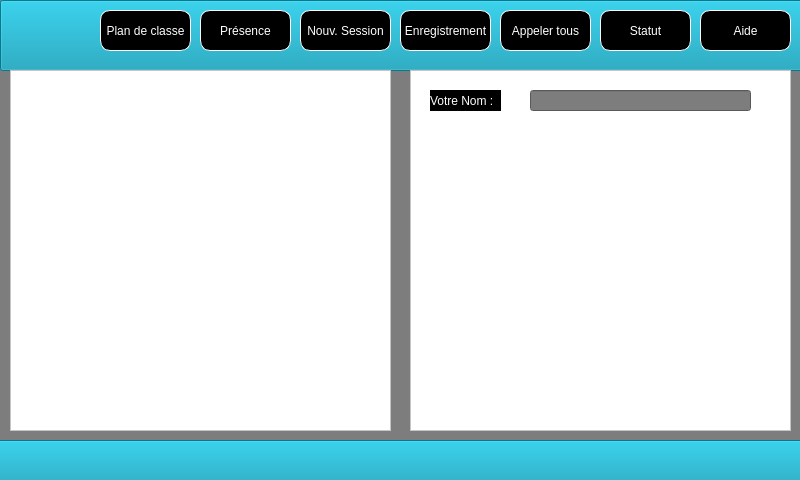
<?xml version="1.0" encoding="UTF-8"?>
<ui version="4.0">
 <class>MainWindow</class>
 <widget class="QMainWindow" name="MainWindow">
  <property name="geometry">
   <rect>
    <x>0</x>
    <y>0</y>
    <width>800</width>
    <height>480</height>
   </rect>
  </property>
  <property name="windowTitle">
   <string>MainWindow</string>
  </property>
  <property name="styleSheet">
   <string notr="true">background-color: #7D7D7D;</string>
  </property>
  <widget class="QWidget" name="centralwidget">
   <widget class="QPushButton" name="LigneBas">
    <property name="enabled">
     <bool>false</bool>
    </property>
    <property name="geometry">
     <rect>
      <x>-10</x>
      <y>440</y>
      <width>821</width>
      <height>51</height>
     </rect>
    </property>
    <property name="autoFillBackground">
     <bool>false</bool>
    </property>
    <property name="styleSheet">
     <string notr="true">background-color: rgb(0, 151, 178);</string>
    </property>
    <property name="text">
     <string/>
    </property>
   </widget>
   <widget class="QPushButton" name="LigneHaut">
    <property name="enabled">
     <bool>false</bool>
    </property>
    <property name="geometry">
     <rect>
      <x>0</x>
      <y>0</y>
      <width>821</width>
      <height>71</height>
     </rect>
    </property>
    <property name="autoFillBackground">
     <bool>false</bool>
    </property>
    <property name="styleSheet">
     <string notr="true">background-color: rgb(0, 151, 178);</string>
    </property>
    <property name="text">
     <string/>
    </property>
   </widget>
   <widget class="QPushButton" name="PlanButton">
    <property name="geometry">
     <rect>
      <x>100</x>
      <y>10</y>
      <width>91</width>
      <height>41</height>
     </rect>
    </property>
    <property name="sizePolicy">
     <sizepolicy hsizetype="Preferred" vsizetype="Ignored">
      <horstretch>0</horstretch>
      <verstretch>0</verstretch>
     </sizepolicy>
    </property>
    <property name="styleSheet">
     <string notr="true">background-color: black;
font: 9pt &quot;Segoe UI&quot;;
color: white;
border: 1px solid white;
border-radius: 10px;</string>
    </property>
    <property name="text">
     <string>Plan de classe</string>
    </property>
   </widget>
   <widget class="QPushButton" name="PresenceButton">
    <property name="geometry">
     <rect>
      <x>200</x>
      <y>10</y>
      <width>91</width>
      <height>41</height>
     </rect>
    </property>
    <property name="sizePolicy">
     <sizepolicy hsizetype="Preferred" vsizetype="Ignored">
      <horstretch>0</horstretch>
      <verstretch>0</verstretch>
     </sizepolicy>
    </property>
    <property name="styleSheet">
     <string notr="true">background-color: black;
font: 9pt &quot;Segoe UI&quot;;
color: white;
border: 1px solid white;
border-radius: 10px;</string>
    </property>
    <property name="text">
     <string>Présence</string>
    </property>
   </widget>
   <widget class="QPushButton" name="SessionButton">
    <property name="geometry">
     <rect>
      <x>300</x>
      <y>10</y>
      <width>91</width>
      <height>41</height>
     </rect>
    </property>
    <property name="sizePolicy">
     <sizepolicy hsizetype="Preferred" vsizetype="Ignored">
      <horstretch>0</horstretch>
      <verstretch>0</verstretch>
     </sizepolicy>
    </property>
    <property name="styleSheet">
     <string notr="true">background-color: black;
font: 9pt &quot;Segoe UI&quot;;
color: white;
border: 1px solid white;
border-radius: 10px;</string>
    </property>
    <property name="text">
     <string>Nouv. Session</string>
    </property>
   </widget>
   <widget class="QPushButton" name="AppelButton">
    <property name="geometry">
     <rect>
      <x>500</x>
      <y>10</y>
      <width>91</width>
      <height>41</height>
     </rect>
    </property>
    <property name="sizePolicy">
     <sizepolicy hsizetype="Preferred" vsizetype="Ignored">
      <horstretch>0</horstretch>
      <verstretch>0</verstretch>
     </sizepolicy>
    </property>
    <property name="autoFillBackground">
     <bool>false</bool>
    </property>
    <property name="styleSheet">
     <string notr="true">background-color: black;
font: 9pt &quot;Segoe UI&quot;;
color: white;
border: 1px solid white;
border-radius: 10px;</string>
    </property>
    <property name="text">
     <string>Appeler tous</string>
    </property>
   </widget>
   <widget class="QPushButton" name="StatutButton">
    <property name="geometry">
     <rect>
      <x>600</x>
      <y>10</y>
      <width>91</width>
      <height>41</height>
     </rect>
    </property>
    <property name="sizePolicy">
     <sizepolicy hsizetype="MinimumExpanding" vsizetype="Ignored">
      <horstretch>0</horstretch>
      <verstretch>0</verstretch>
     </sizepolicy>
    </property>
    <property name="autoFillBackground">
     <bool>false</bool>
    </property>
    <property name="styleSheet">
     <string notr="true">background-color: black;
font: 9pt &quot;Segoe UI&quot;;
color: white;
border: 1px solid white;
border-radius: 10px;</string>
    </property>
    <property name="text">
     <string>Statut</string>
    </property>
   </widget>
   <widget class="QPushButton" name="AideButton">
    <property name="geometry">
     <rect>
      <x>700</x>
      <y>10</y>
      <width>91</width>
      <height>41</height>
     </rect>
    </property>
    <property name="sizePolicy">
     <sizepolicy hsizetype="Minimum" vsizetype="MinimumExpanding">
      <horstretch>5</horstretch>
      <verstretch>5</verstretch>
     </sizepolicy>
    </property>
    <property name="autoFillBackground">
     <bool>false</bool>
    </property>
    <property name="styleSheet">
     <string notr="true">background-color: black;
font: 9pt &quot;Segoe UI&quot;;
color: white;
border: 1px solid white;
border-radius: 10px;</string>
    </property>
    <property name="text">
     <string>Aide</string>
    </property>
   </widget>
   <widget class="QPushButton" name="EnregistrementButton">
    <property name="geometry">
     <rect>
      <x>400</x>
      <y>10</y>
      <width>91</width>
      <height>41</height>
     </rect>
    </property>
    <property name="sizePolicy">
     <sizepolicy hsizetype="Preferred" vsizetype="Ignored">
      <horstretch>0</horstretch>
      <verstretch>0</verstretch>
     </sizepolicy>
    </property>
    <property name="styleSheet">
     <string notr="true">background-color: black;
font: 9pt &quot;Segoe UI&quot;;
color: white;
border: 1px solid white;
border-radius: 10px;</string>
    </property>
    <property name="text">
     <string>Enregistrement</string>
    </property>
   </widget>
   <widget class="QGraphicsView" name="PlanClasse">
    <property name="geometry">
     <rect>
      <x>10</x>
      <y>70</y>
      <width>381</width>
      <height>361</height>
     </rect>
    </property>
    <property name="styleSheet">
     <string notr="true">background-color: white;</string>
    </property>
   </widget>
   <widget class="QGraphicsView" name="Parametrage1">
    <property name="geometry">
     <rect>
      <x>410</x>
      <y>70</y>
      <width>381</width>
      <height>361</height>
     </rect>
    </property>
    <property name="styleSheet">
     <string notr="true">background-color: white;</string>
    </property>
   </widget>
   <widget class="QLabel" name="NameLabel">
    <property name="geometry">
     <rect>
      <x>430</x>
      <y>90</y>
      <width>71</width>
      <height>21</height>
     </rect>
    </property>
    <property name="styleSheet">
     <string notr="true">background-color: black; color: white;</string>
    </property>
    <property name="text">
     <string>Votre Nom :</string>
    </property>
   </widget>
   <widget class="QLineEdit" name="NameLineEdit">
    <property name="geometry">
     <rect>
      <x>530</x>
      <y>90</y>
      <width>221</width>
      <height>21</height>
     </rect>
    </property>
   </widget>
  </widget>
 </widget>
 <resources/>
 <connections/>
</ui>
